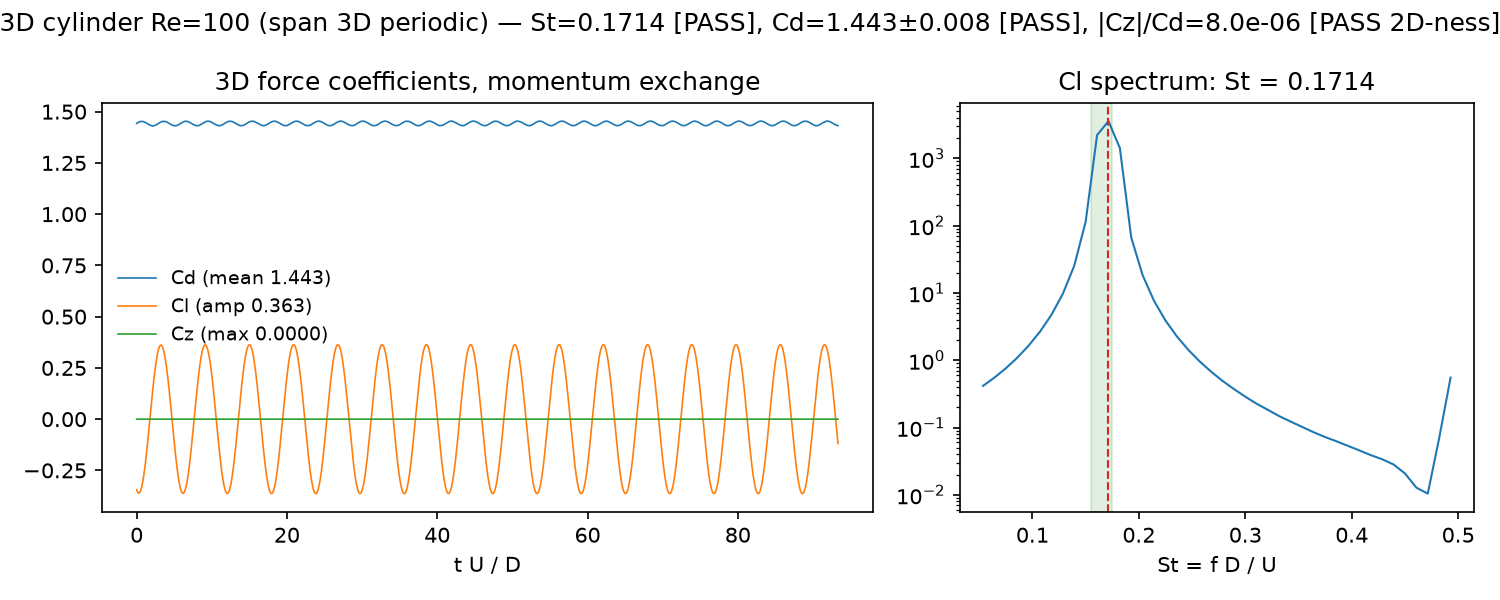

Generate this figure with Python:
#!/usr/bin/env python3
"""3D gate #3: cylinder at Re = 100 — Strouhal number and drag (D3Q19).

Full-resolution scene (900x450x90 = 36.5M cells, spanwise-periodic).
At Re = 100 the wake is physically two-dimensional (mode-A onsets near
Re ~ 190), so the 2D bands remain the honest reference:
PASS: St in [0.155, 0.175] and mean Cd in [1.25, 1.45].
The spanwise force must also stay negligible — a 3D solver earning the
right to use 2D reference data has to PROVE the flow stayed 2D.

Only tractable on the fused kernel (~36.5M cells x ~100k steps).
"""

from __future__ import annotations

import sys
from pathlib import Path

sys.path.insert(0, str(Path(__file__).resolve().parent.parent))

import matplotlib
matplotlib.use("Agg")
import matplotlib.pyplot as plt
import numpy as np
import torch

from lbm3d.config import load_scene

OUT = Path(__file__).resolve().parent

TRANSIENT_STEPS = 60_000     # t* ~ 140: past shedding saturation (the 2D
                             # gate FAILED once for measuring pre-saturation)
MEASURE_STEPS = 40_000       # ~15 shedding cycles


def main(device: str = "auto", solver: str = "fused") -> int:
    scene = load_scene("cylinder_re100")
    if solver == "fused":
        from lbm3d.fused import FusedSolver as cls
    else:
        from lbm3d.solver import Solver as cls
    s = cls.from_scene(scene, seed=0, device=device)
    d = scene.units.cells
    u = scene.units.u_lat
    span = s.nz
    q_dyn = 0.5 * u * u * d * span        # 0.5 rho0 U^2 * frontal area
    print(f"Cylinder3D: {scene.nx}x{scene.ny}x{scene.nz}, D={d:g}, "
          f"tau={scene.units.tau:.4g}, u={u}, solver={solver}, "
          f"device={s.device}")

    for n in range(TRANSIENT_STEPS):
        s.step()
        if (n + 1) % 10_000 == 0:
            g = s.check_guards()
            print(f"  transient {n + 1}: u_max={g['u_max']:.3f} "
                  f"drift={g['mass_drift']:.1e}", flush=True)
    print(f"transient done ({TRANSIENT_STEPS} steps)")

    s.measure_force = True
    hist = torch.empty((MEASURE_STEPS, 3), dtype=torch.float32,
                       device=s.device)
    for i in range(MEASURE_STEPS):
        s.step()
        hist[i] = s.last_force
    g = s.check_guards()
    forces = hist.cpu().numpy().astype(np.float64) / q_dyn
    cd, cl, cz = forces[:, 0], forces[:, 1], forces[:, 2]
    print(f"measurement done (u_max={g['u_max']:.3f})")

    win = np.hanning(len(cl))
    spec = np.abs(np.fft.rfft((cl - cl.mean()) * win))
    freqs = np.fft.rfftfreq(len(cl), d=1.0)
    peak = spec[1:].argmax() + 1
    st = freqs[peak] * d / u
    cd_mean, cd_std = cd.mean(), cd.std()
    cl_amp = np.sqrt(2.0) * (cl - cl.mean()).std()
    cz_frac = np.abs(cz).max() / max(abs(cd_mean), 1e-12)

    ok_st = 0.155 <= st <= 0.175
    ok_cd = 1.25 <= cd_mean <= 1.45
    ok_2d = cz_frac < 0.01              # flow must have stayed 2D
    ok = ok_st and ok_cd and ok_2d

    t = np.arange(len(cl)) * u / d
    fig, (a1, a2) = plt.subplots(1, 2, figsize=(10, 4),
                                 gridspec_kw={"width_ratios": [3, 2]})
    a1.plot(t, cd, lw=0.8, label=f"Cd (mean {cd_mean:.3f})")
    a1.plot(t, cl, lw=0.8, label=f"Cl (amp {cl_amp:.3f})")
    a1.plot(t, cz, lw=0.8, label=f"Cz (max {np.abs(cz).max():.4f})")
    a1.set_xlabel("t U / D"); a1.legend(frameon=False, fontsize=9)
    a1.set_title("3D force coefficients, momentum exchange")
    sts = freqs * d / u
    m = (sts > 0.05) & (sts < 0.5)
    a2.semilogy(sts[m], spec[m], lw=1.0)
    a2.axvline(st, color="#d62728", lw=1, ls="--")
    a2.axvspan(0.155, 0.175, color="green", alpha=0.12)
    a2.set_xlabel("St = f D / U"); a2.set_title(f"Cl spectrum: St = {st:.4f}")
    fig.suptitle(
        f"3D cylinder Re=100 (span {span / d:.0f}D periodic) — "
        f"St={st:.4f} [{'PASS' if ok_st else 'FAIL'}], "
        f"Cd={cd_mean:.3f}±{cd_std:.3f} [{'PASS' if ok_cd else 'FAIL'}], "
        f"|Cz|/Cd={cz_frac:.1e} [{'PASS' if ok_2d else 'FAIL'} 2D-ness]")
    fig.tight_layout()
    fig.savefig(OUT / "cylinder3d.png", dpi=150)

    print(f"St = {st:.4f}  ({'PASS' if ok_st else 'FAIL'})")
    print(f"Cd = {cd_mean:.4f} ± {cd_std:.4f}  ({'PASS' if ok_cd else 'FAIL'})")
    print(f"Cl amplitude = {cl_amp:.4f}")
    print(f"|Cz|/Cd = {cz_frac:.2e}  ({'PASS' if ok_2d else 'FAIL'}: "
          "spanwise force must vanish at Re=100)")
    return 0 if ok else 1


if __name__ == "__main__":
    dev = sys.argv[1] if len(sys.argv) > 1 else "auto"
    slv = sys.argv[2] if len(sys.argv) > 2 else "fused"
    sys.exit(main(dev, slv))
